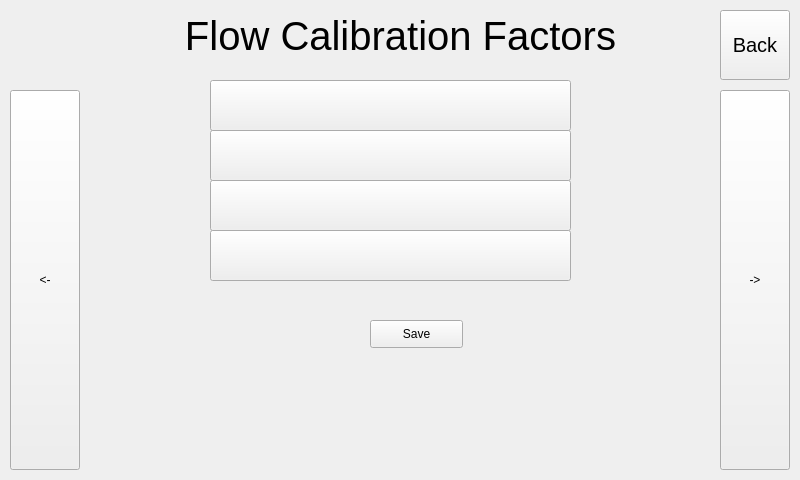
<?xml version="1.0" encoding="UTF-8"?>
<ui version="4.0">
 <class>FlowCalForm</class>
 <widget class="QWidget" name="FlowCalForm">
  <property name="geometry">
   <rect>
    <x>0</x>
    <y>0</y>
    <width>800</width>
    <height>480</height>
   </rect>
  </property>
  <property name="minimumSize">
   <size>
    <width>800</width>
    <height>480</height>
   </size>
  </property>
  <property name="maximumSize">
   <size>
    <width>800</width>
    <height>480</height>
   </size>
  </property>
  <property name="windowTitle">
   <string>Form</string>
  </property>
  <widget class="QLabel" name="slope">
   <property name="geometry">
    <rect>
     <x>150</x>
     <y>90</y>
     <width>481</width>
     <height>41</height>
    </rect>
   </property>
   <property name="font">
    <font>
     <family>Calibri</family>
     <pointsize>15</pointsize>
    </font>
   </property>
   <property name="text">
    <string>Slope: 0</string>
   </property>
   <property name="alignment">
    <set>Qt::AlignCenter</set>
   </property>
  </widget>
  <widget class="QPushButton" name="closeButton">
   <property name="geometry">
    <rect>
     <x>720</x>
     <y>10</y>
     <width>70</width>
     <height>70</height>
    </rect>
   </property>
   <property name="font">
    <font>
     <pointsize>15</pointsize>
    </font>
   </property>
   <property name="text">
    <string>Back</string>
   </property>
  </widget>
  <widget class="QPushButton" name="saveButton">
   <property name="geometry">
    <rect>
     <x>370</x>
     <y>320</y>
     <width>93</width>
     <height>28</height>
    </rect>
   </property>
   <property name="text">
    <string>Save</string>
   </property>
  </widget>
  <widget class="QLabel" name="label">
   <property name="geometry">
    <rect>
     <x>10</x>
     <y>0</y>
     <width>781</width>
     <height>71</height>
    </rect>
   </property>
   <property name="font">
    <font>
     <pointsize>30</pointsize>
    </font>
   </property>
   <property name="text">
    <string>Flow Calibration Factors</string>
   </property>
   <property name="alignment">
    <set>Qt::AlignCenter</set>
   </property>
  </widget>
  <widget class="QPushButton" name="zeroMask">
   <property name="geometry">
    <rect>
     <x>210</x>
     <y>130</y>
     <width>361</width>
     <height>51</height>
    </rect>
   </property>
   <property name="text">
    <string/>
   </property>
  </widget>
  <widget class="QPushButton" name="moveLeftButton">
   <property name="geometry">
    <rect>
     <x>10</x>
     <y>90</y>
     <width>70</width>
     <height>380</height>
    </rect>
   </property>
   <property name="text">
    <string>&lt;-</string>
   </property>
  </widget>
  <widget class="QPushButton" name="slopeMask">
   <property name="geometry">
    <rect>
     <x>210</x>
     <y>80</y>
     <width>361</width>
     <height>51</height>
    </rect>
   </property>
   <property name="text">
    <string/>
   </property>
  </widget>
  <widget class="QPushButton" name="moveRightButton">
   <property name="geometry">
    <rect>
     <x>720</x>
     <y>90</y>
     <width>70</width>
     <height>380</height>
    </rect>
   </property>
   <property name="text">
    <string>-&gt;</string>
   </property>
  </widget>
  <widget class="QLabel" name="zero">
   <property name="geometry">
    <rect>
     <x>150</x>
     <y>130</y>
     <width>481</width>
     <height>41</height>
    </rect>
   </property>
   <property name="font">
    <font>
     <pointsize>15</pointsize>
    </font>
   </property>
   <property name="text">
    <string>Zero: 0</string>
   </property>
   <property name="alignment">
    <set>Qt::AlignCenter</set>
   </property>
  </widget>
  <widget class="QPushButton" name="cellFlowMask">
   <property name="geometry">
    <rect>
     <x>210</x>
     <y>180</y>
     <width>361</width>
     <height>51</height>
    </rect>
   </property>
   <property name="text">
    <string/>
   </property>
  </widget>
  <widget class="QLabel" name="cellFlow">
   <property name="geometry">
    <rect>
     <x>150</x>
     <y>190</y>
     <width>481</width>
     <height>41</height>
    </rect>
   </property>
   <property name="font">
    <font>
     <family>Calibri</family>
     <pointsize>15</pointsize>
    </font>
   </property>
   <property name="text">
    <string>Cell Flow Slope: 0</string>
   </property>
   <property name="alignment">
    <set>Qt::AlignCenter</set>
   </property>
  </widget>
  <widget class="QLabel" name="ozoneFlow">
   <property name="geometry">
    <rect>
     <x>150</x>
     <y>230</y>
     <width>481</width>
     <height>41</height>
    </rect>
   </property>
   <property name="font">
    <font>
     <pointsize>15</pointsize>
    </font>
   </property>
   <property name="text">
    <string>Zero: 0</string>
   </property>
   <property name="alignment">
    <set>Qt::AlignCenter</set>
   </property>
  </widget>
  <widget class="QPushButton" name="ozoneFlowMask">
   <property name="geometry">
    <rect>
     <x>210</x>
     <y>230</y>
     <width>361</width>
     <height>51</height>
    </rect>
   </property>
   <property name="text">
    <string/>
   </property>
  </widget>
  <zorder>cellFlow</zorder>
  <zorder>zero</zorder>
  <zorder>label</zorder>
  <zorder>slope</zorder>
  <zorder>closeButton</zorder>
  <zorder>saveButton</zorder>
  <zorder>zeroMask</zorder>
  <zorder>moveLeftButton</zorder>
  <zorder>slopeMask</zorder>
  <zorder>moveRightButton</zorder>
  <zorder>cellFlowMask</zorder>
  <zorder>ozoneFlow</zorder>
  <zorder>ozoneFlowMask</zorder>
 </widget>
 <resources/>
 <connections/>
</ui>
